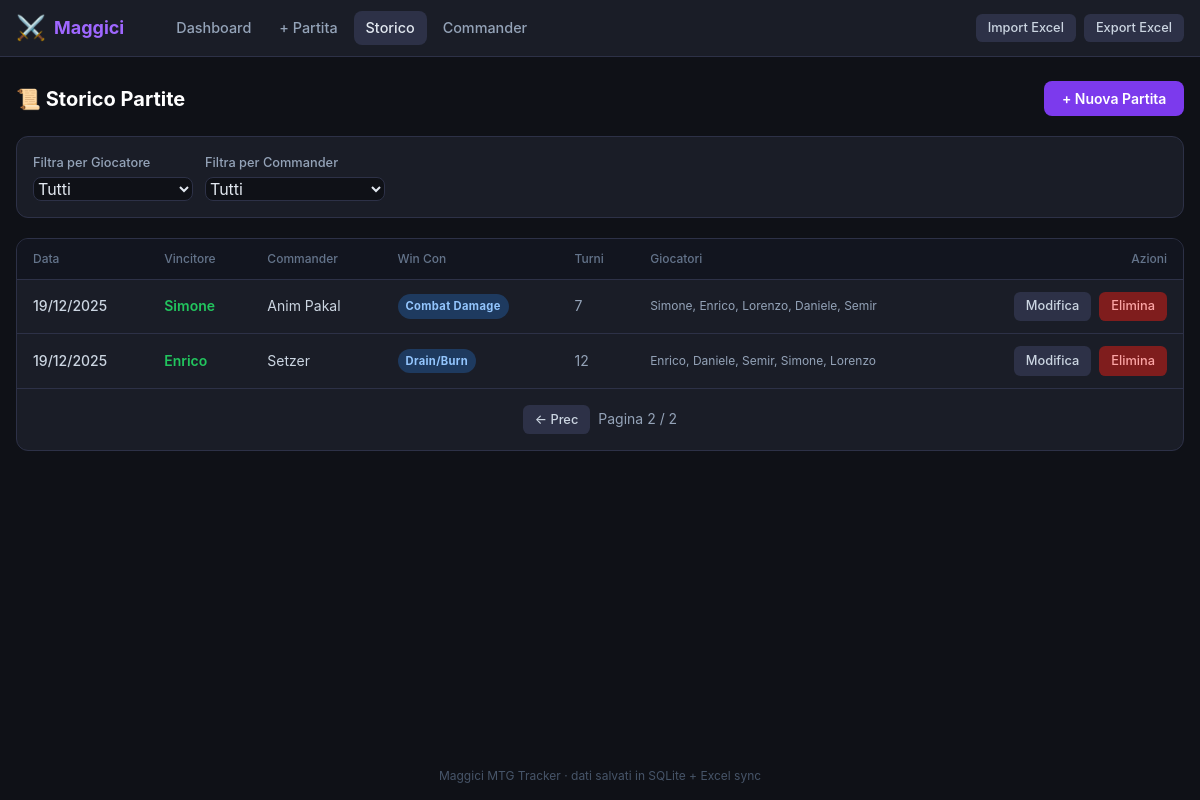
The page /history?page=2&player=&commander= on the database its author committed.
### app/models.py (models this page shows)
class Game(db.Model):
    __tablename__ = 'games'
    id = db.Column(db.Integer, primary_key=True)
    date = db.Column(db.Date, nullable=False)
    total_turns = db.Column(db.Integer)
    entries = db.relationship('GameEntry', backref='game', lazy=True,
                              cascade='all, delete-orphan',
                              order_by='GameEntry.finish')

class Player(db.Model):
    __tablename__ = 'players'
    id = db.Column(db.Integer, primary_key=True)
    name = db.Column(db.String(50), unique=True, nullable=False)
    entries = db.relationship('GameEntry', foreign_keys='GameEntry.player_id',
                              backref='player', lazy=True)

class Commander(db.Model):
    __tablename__ = 'commanders'
    id = db.Column(db.Integer, primary_key=True)
    name = db.Column(db.String(100), unique=True, nullable=False)
    color_identity = db.Column(db.String(10), nullable=False)
    entries = db.relationship('GameEntry', foreign_keys='GameEntry.commander_id',
                              backref='commander', lazy=True)
    kills = db.relationship('GameEntry', foreign_keys='GameEntry.eliminated_by_id',
                            backref='eliminated_by_commander', lazy=True)

class GameEntry(db.Model):
    __tablename__ = 'game_entries'
    id = db.Column(db.Integer, primary_key=True)
    game_id = db.Column(db.Integer, db.ForeignKey('games.id'), nullable=False)
    player_id = db.Column(db.Integer, db.ForeignKey('players.id'), nullable=False)
    commander_id = db.Column(db.Integer, db.ForeignKey('commanders.id'), nullable=False)
    finish = db.Column(db.Integer)
    turn_order = db.Column(db.Integer)
    sol_ring_t1 = db.Column(db.Boolean, default=False)
    turn_eliminated = db.Column(db.Integer)
    eliminated_by_id = db.Column(db.Integer, db.ForeignKey('commanders.id'), nullable=True)
    victory_condition = db.Column(db.String(50))
    loss_condition = db.Column(db.String(50))
    notes = db.Column(db.Text)

### app/routes.py (the view)
@main.route('/history')
def history():
    page = request.args.get('page', 1, type=int)
    player_filter = request.args.get('player', '')
    commander_filter = request.args.get('commander', '')
    query = Game.query.order_by(Game.date.desc())
    if player_filter:
        p = Player.query.filter_by(name=player_filter).first()
        if p:
            ids = [e.game_id for e in GameEntry.query.filter_by(player_id=p.id).all()]
            query = query.filter(Game.id.in_(ids))
    if commander_filter:
        c = Commander.query.filter_by(name=commander_filter).first()
        if c:
            ids = [e.game_id for e in GameEntry.query.filter_by(commander_id=c.id).all()]
            query = query.filter(Game.id.in_(ids))
    games = query.paginate(page=page, per_page=15, error_out=False)
    players = Player.query.order_by(Player.name).all()
    commanders = Commander.query.order_by(Commander.name).all()
    return render_template(
        'history.html',
        games=games,
        players=players,
        commanders=commanders,
        player_filter=player_filter,
        commander_filter=commander_filter,
    )

### app/templates/history.html (shortened to what this page needs)
{% extends "base.html" %}
{% block content %}
<div class="flex items-center justify-between mb-5">
  <h1 class="text-xl font-bold text-white">📜 Storico Partite</h1>
  <a href="/game/new" class="btn-primary">+ Nuova Partita</a>
</div>
<div class="card p-4 mb-5 flex flex-wrap gap-3 items-end">
  <form method="GET" class="flex flex-wrap gap-3 items-end w-full">
    <div>
      <label>Filtra per Giocatore</label>
      <select name="player" onchange="this.form.submit()" style="width:160px">
        <option value="">Tutti</option>
      </select>
    </div>
    <div>
      <label>Filtra per Commander</label>
      <select name="commander" onchange="this.form.submit()" style="width:180px">
        <option value="">Tutti</option>
      </select>
    </div>
  </form>
</div>
<div class="card overflow-hidden">
  {% if games.items %}
  <div class="overflow-x-auto">
    <table class="w-full text-sm">
      <thead>
        <tr class="text-left text-xs text-slate-500 border-b border-mtg-border" style="background:#12151f">
          <th class="px-4 py-3 font-medium">Data</th>
          <th class="px-4 py-3 font-medium">Vincitore</th>
          <th class="px-4 py-3 font-medium">Commander</th>
          <th class="px-4 py-3 font-medium">Win Con</th>
          <th class="px-4 py-3 font-medium">Turni</th>
          <th class="px-4 py-3 font-medium">Giocatori</th>
          <th class="px-4 py-3 font-medium text-right">Azioni</th>
        </tr>
      </thead>
      <tbody class="divide-y divide-mtg-border">
        {% for game in games.items %}
          {% set winner = game.entries | selectattr('finish', 'eq', 1) | first %}
          <tr class="hover:bg-white/[.02] cursor-pointer transition-colors"
              onclick="toggleDetail('detail{{ game.id }}')">
            <td class="px-4 py-3 text-slate-300 font-medium">{{ game.date.strftime('%d/%m/%Y') }}</td>
            <td class="px-4 py-3 font-semibold text-mtg-win">{{ winner.player.name if winner else '—' }}</td>
            <td class="px-4 py-3 text-slate-300">{{ winner.commander.name if winner else '—' }}</td>
            <td class="px-4 py-3">
              {% if winner and winner.victory_condition %}
              <span class="badge" style="background:#1e3a5f;color:#93c5fd">{{ winner.victory_condition }}</span>
              {% else %}—{% endif %}
            </td>
            <td class="px-4 py-3 text-slate-400">{{ game.total_turns or '—' }}</td>
            <td class="px-4 py-3 text-slate-400 text-xs">
              {% for e in game.entries | sort(attribute='finish') %}
                {{ e.player.name }}{% if not loop.last %}, {% endif %}
              {% endfor %}
            </td>
            <td class="px-4 py-3 text-right">
              <div class="flex gap-2 justify-end" onclick="event.stopPropagation()">
                <a href="{{ url_for('main.game_edit', game_id=game.id) }}" class="btn-sm">Modifica</a>
                <form method="POST" action="{{ url_for('main.game_delete', game_id=game.id) }}"
                      onsubmit="return confirm('Eliminare questa partita?')">
                  <button type="submit" class="btn-danger">Elimina</button>
                </form>
              </div>
            </td>
          </tr>
        {% endfor %}
      </tbody>
    </table>
  </div>
  {% if games.pages > 1 %}
  <div class="flex justify-center items-center gap-2 p-4 border-t border-mtg-border">
    {% if games.has_prev %}
    <a href="{{ url_for('main.history', page=games.prev_num, player=player_filter, commander=commander_filter) }}"
       class="btn-sm">← Prec</a>
    {% endif %}
    <span class="text-slate-400 text-sm">Pagina {{ games.page }} / {{ games.pages }}</span>
  </div>
  {% endif %}
  {% else %}
  <div class="text-center py-12 text-slate-500">
    <p class="text-lg mb-2">Nessuna partita trovata.</p>
    <a href="/game/new" class="text-mtg-accentL hover:underline text-sm">Aggiungi la prima partita</a>
  </div>
  {% endif %}
</div>
{% endblock %}

### app/templates/base.html (style rules this page uses)
body { background-color: #0f1117; color: #e2e8f0; font-family: 'Inter', system-ui, sans-serif; }
.card { background: #1a1d27; border: 1px solid #2d3147; border-radius: 0.75rem; }
.btn-primary { background: #7c3aed; color: #fff; padding: .45rem 1.1rem; border-radius: .5rem; font-weight: 600; font-size: .875rem; transition: background .15s; }
.btn-sm { background: #2d3147; color: #cbd5e1; padding: .3rem .75rem; border-radius: .4rem; font-size: .8rem; font-weight: 500; transition: background .15s; }
.btn-danger { background: #7f1d1d; color: #fca5a5; padding: .3rem .75rem; border-radius: .4rem; font-size: .8rem; font-weight: 500; }
input, select, textarea { background: #0f1117; border: 1px solid #2d3147; color: #e2e8f0; border-radius: .5rem; padding: .45rem .75rem; font-size: .875rem; width: 100%; transition: border-color .15s; }
label { font-size: .8rem; font-weight: 500; color: #94a3b8; margin-bottom: .25rem; display: block; }
.badge { display: inline-block; padding: .15rem .5rem; border-radius: 9999px; font-size: .7rem; font-weight: 700; letter-spacing: .03em; }

### rows shown on the page
Game: date "19/12/2025", total_turns "7"
Player: player "Simone"
Commander: commander "Anim Pakal"
GameEntry: victory_condition "Combat Damage", player.name "Simone"
GameEntry: player.name "Enrico"
GameEntry: player.name "Lorenzo"
GameEntry: player.name "Daniele"
GameEntry: player.name "Semir"
Game: date "19/12/2025", total_turns "12"
Player: player "Enrico"
Commander: commander "Setzer"
GameEntry: victory_condition "Drain/Burn", player.name "Enrico"
GameEntry: player.name "Daniele"
GameEntry: player.name "Semir"
GameEntry: player.name "Simone"
GameEntry: player.name "Lorenzo"

### other values the page prints
{{ games.page }} "2"
{{ games.pages }} "2"
